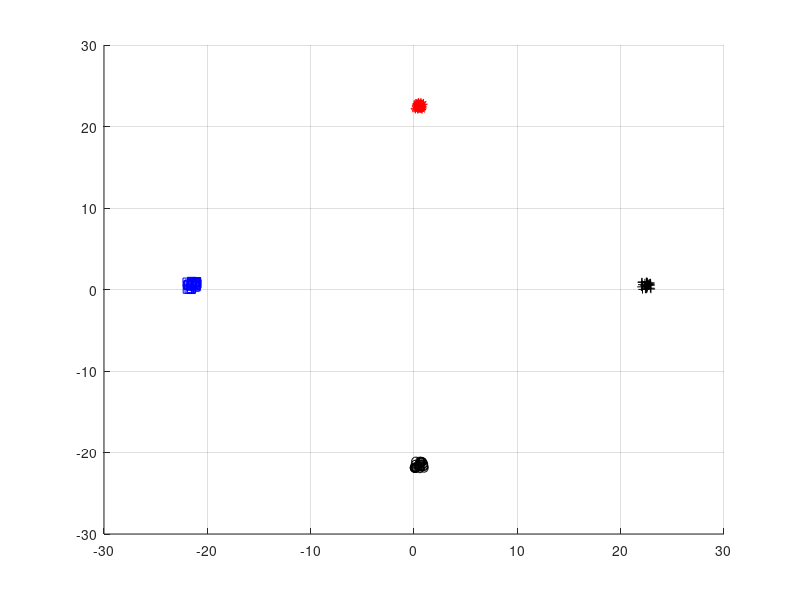

MATLAB code to generate this figure: (Note: this script raises an error after producing the figure.)
%задамо множину значень кластерів
y1=0+rand(1,30);
x1=22+rand(1,30);
y2=0+rand(1,30);
x2=-22+rand(1,30);
y3=22+rand(1,30);
x3=0+rand(1,30);
x4=0+rand(1,30);
y4=-22+rand(1,30);
%виведемо множину вхідних значень на графік командою figure(1)
figure(1) 
hold on 
plot(x1,y1,'+k')
plot(x2,y2,'sb')
plot(x3,y3,'r*')
plot(x4,y4,'ok') 
grid on 
hold off
%задаємо назви чотирьох кластерів,значення які буде видавати нейронна мережа при симуляції
T1(1:30)=1; 
T2(1:30)=2; 
T3(1:30)=3; 
T4(1:30)=4;
%з'єднаємо всі назви кластерів
T(1:30)=T1; 
T(31:60)=T2; 
T(61:90)=T3; 
T(91:120)=T4;
%з'єднаємо всі вхідні значення в одну матрицю
x(1:30)=x1; 
x(31:60)=x2; 
x(61:90)=x3; 
x(91:120)=x4; 
y(1:30)=y1; 
y(31:60)=y2; 
y(61:90)=y3; 
y(91:120)=y4;
%вектори х та у з'єднаємо в z
z(1,1:120)=x; 
z(2,1:120)=y;
%створимо структуру нейронної мережі прямого поширення
net = newff(z,T,[10,2],{'logsig','logsig'});
%навчимо створену мережу командою
net = train(net,z,T);